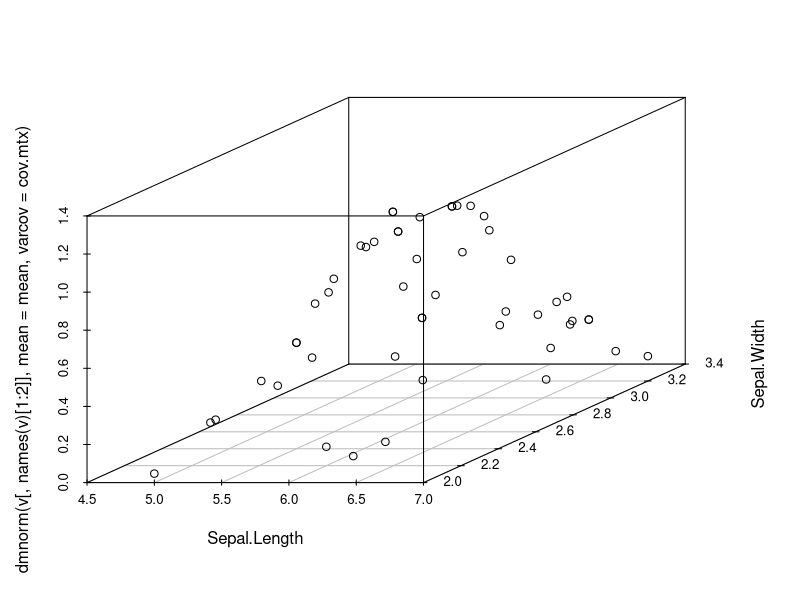
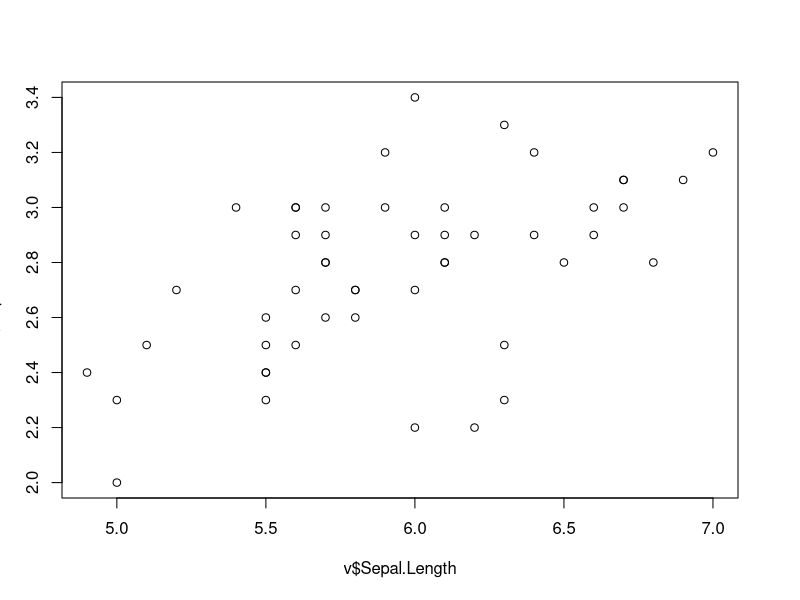
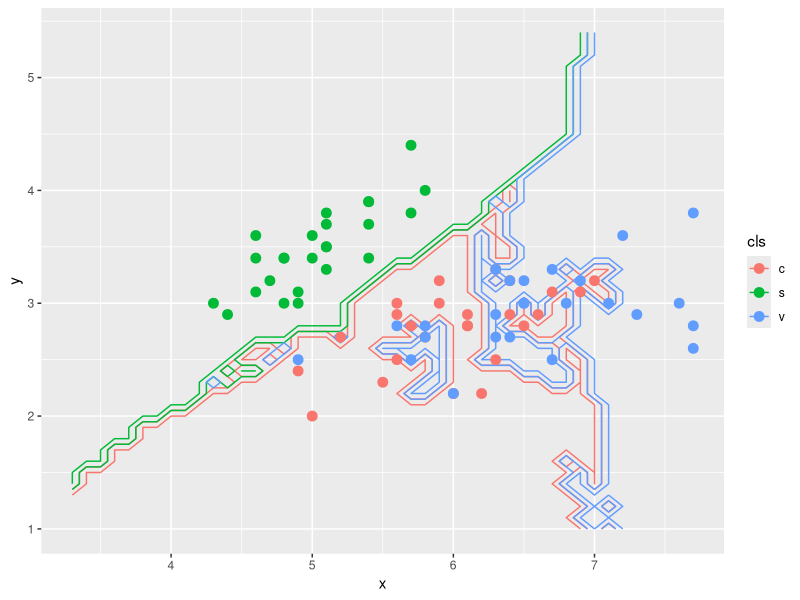

R code for these plots, in order:
#Inspecting the Voronoi tesselation for the complete observations in the iris
#dataset.
library(deldir) #Load the Delaunay triangulation and Dirichelet tesselation library.
library(mnormt)
library("scatterplot3d")

data <- iris[iris$Species == 'setosa' | iris$Species == 'versicolor',]
data  <- data[!is.na(data$Species),] 

# 
# col.vec = c(rep("red", 50), rep("green", 50))
#             
# info = deldir(data$Sepal.Length,
#               data$Sepal.Width)
# plot.tile.list(tile.list(info), fillcol = col.vec,main = "Iris Voronoi Tessellation\nDecision Boundaries")
# 

x <- data

v <- x[x$Species == 'versicolor',]

cov.mtx <- cov(v[, names(v)[1:2]])
mean <- sapply(v[, names(v)[1:2]], mean)
v$pdf <- dmnorm(v[, names(v)[1:2]], mean = mean, varcov = cov.mtx)

scatterplot3d(cbind(v[, names(v)[1:2]], dmnorm(v[, names(v)[1:2]], mean = mean, varcov = cov.mtx)))

plot(v$Sepal.Length, v$Sepal.Width)            
              
# s <- x[x$Species == 'setosa',]
# 
# cov.mtx <- cov(s[, names(s)[1:2]])
# mean <- sapply(s[, names(s)[1:2]], mean)
# s$pdf <- dmnorm(s[, names(s)[1:2]], mean = mean, varcov = cov.mtx)
# 
# scatterplot3d(cbind(s[, names(s)[1:2]], 
#                     dmnorm(s[, names(s)[1:2]], mean = mean, varcov = cov.mtx)))









train <- rbind(iris3[1:25,1:2,1],
               iris3[1:25,1:2,2],
               iris3[1:25,1:2,3])
cl <- factor(c(rep("s",25), rep("c",25), rep("v",25)))

library(MASS)

test <- expand.grid(x=seq(min(train[,1]-1), max(train[,1]+1),
                          by=0.1),
                    y=seq(min(train[,2]-1), max(train[,2]+1), 
                          by=0.1))

library(class)
classif <- knn(train, test, cl, k = 3, prob=TRUE)
prob <- attr(classif, "prob")

library(dplyr)

dataf <- bind_rows(mutate(test,
                          prob=prob,
                          cls="c",
                          prob_cls=ifelse(classif==cls,
                                          1, 0)),
                   mutate(test,
                          prob=prob,
                          cls="v",
                          prob_cls=ifelse(classif==cls,
                                          1, 0)),
                   mutate(test,
                          prob=prob,
                          cls="s",
                          prob_cls=ifelse(classif==cls,
                                          1, 0)))

library(ggplot2)
ggplot(dataf) +
    # geom_point(aes(x=x, y=y, col=cls),
    #            data = mutate(test, cls=classif),
    #            size=1.2) + 
    geom_contour(aes(x=x, y=y, z=prob_cls, group=cls, color=cls),
                 bins=2,
                 data=dataf) +
    geom_point(aes(x=x, y=y, col=cls),
               size=3,
               data=data.frame(x=train[,1], y=train[,2], cls=cl))
